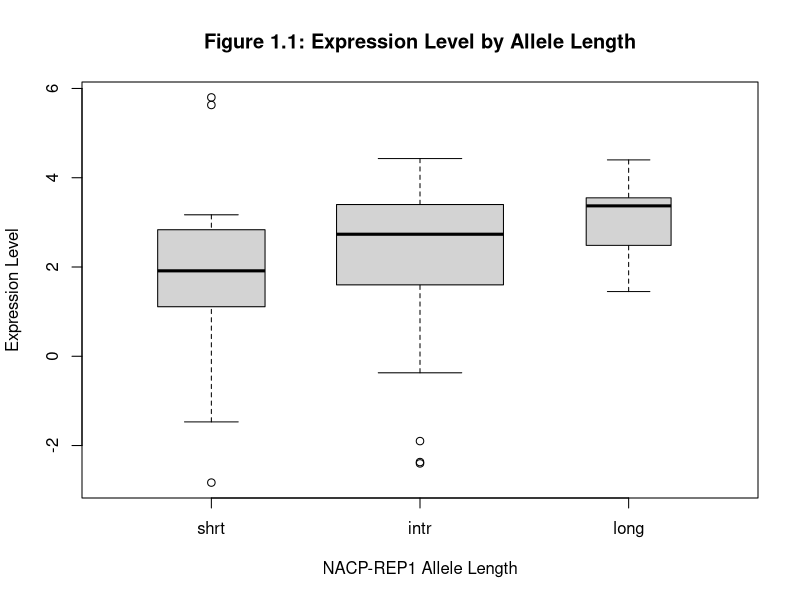
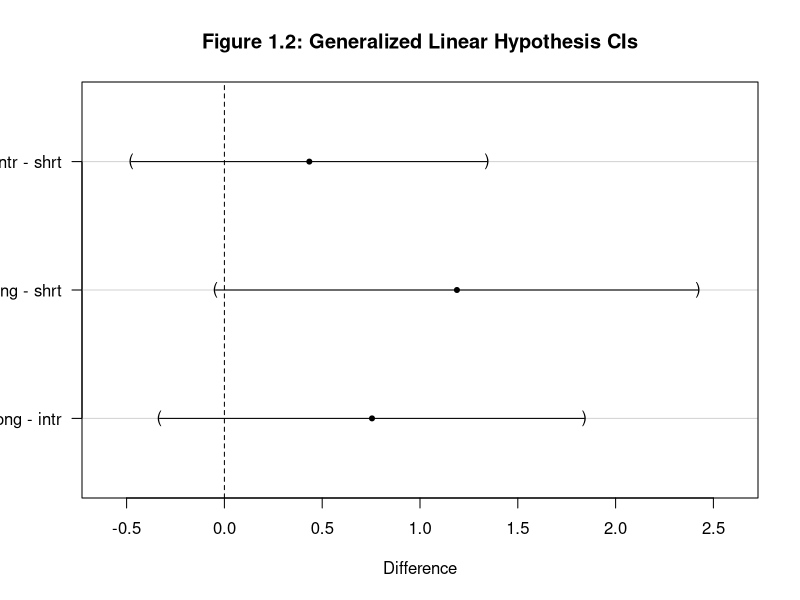
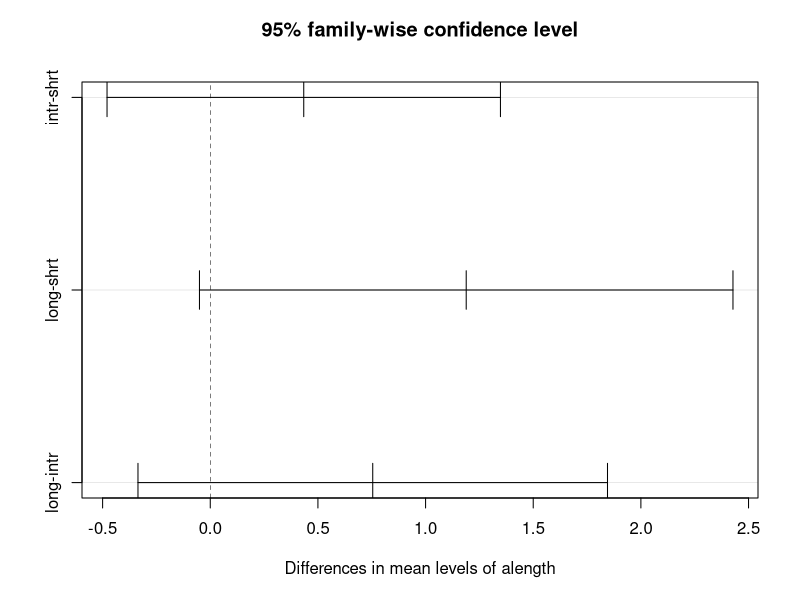
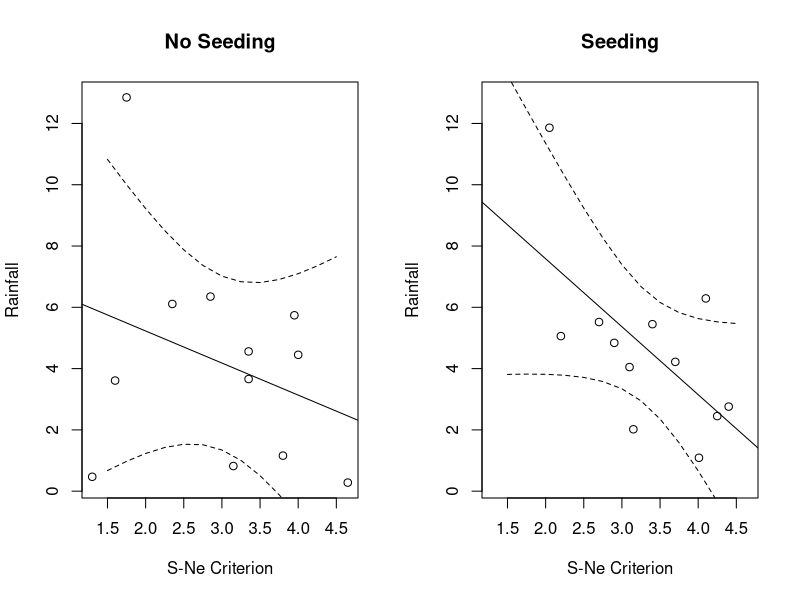
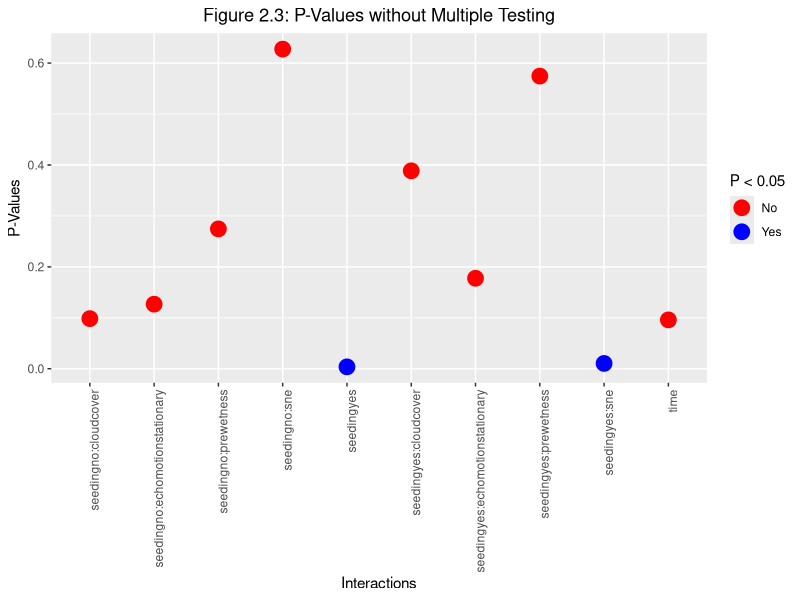
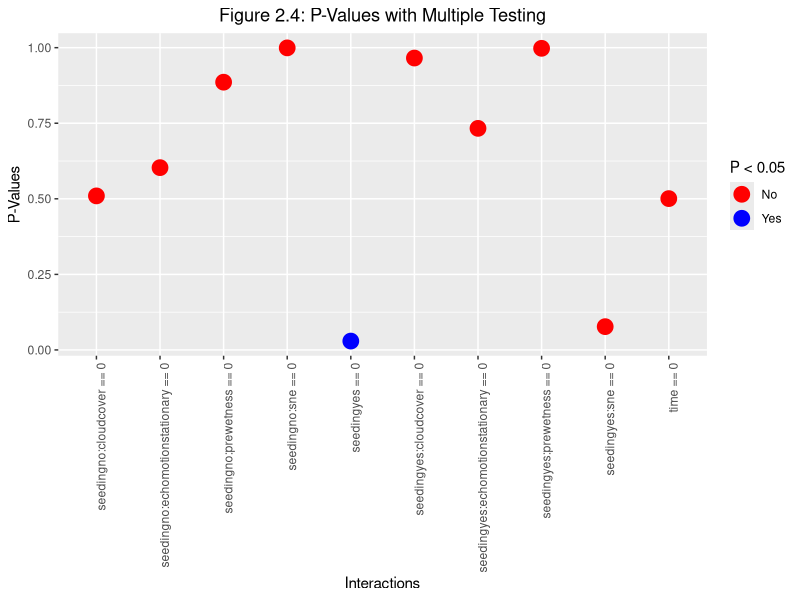

R code for these plots, in order:
## ---- chunk 1
knitr::opts_chunk$set(message=F,warning=F,echo=F,fig_height=10,fig_width=7,cache = F)
## ---- chunk 2
#install.packages("coin")
#install.packages("sandwich")
library(HSAUR3)         #clouds dataset
library(coin)           #alpha dataset
library(multcomp)       #glht function
library(sandwich)       #sandwich covariance matrix estimators
library(lme4)           #lmer
library(stats)          #statistics functions
library(knitr)          #kable
library(data.table)     #data manipulation
library(ggplot2)        #visualization
## ---- chunk 3
data("alpha", package = "coin")

# tapply(alpha$elevel, alpha$alength, mean)
# tapply(alpha$elevel, alpha$alength, sd)

# inspect data
n <- table(alpha$alength)
levels(alpha$alength) <- abbreviate(levels(alpha$alength))
plot(elevel ~ alength, data = alpha, varwidth = TRUE, ylab = "Expression Level", 
     xlab = "NACP-REP1 Allele Length", 
     main = "Figure 1.1: Expression Level by Allele Length")

# use glht 
amod <- aov(elevel ~ alength, data = alpha)
amod_glht <- glht(amod, linfct = mcp(alength = "Tukey"))
plot(confint(amod_glht), xlim = c(-0.6, 2.6), ylim = c(0.5, 3.5),
     main = "Figure 1.2: Generalized Linear Hypothesis CIs", xlab = "Difference")
paste("Figure 1.3")
summary(amod_glht)

# use TukeyHSD 
amod_hsd <- TukeyHSD(amod)
paste("Figure 1.4")
plot(amod_hsd)
paste("Figure 1.5")
amod_hsd
## ---- chunk 4
data("clouds", package = "HSAUR3")
## ---- chunk 5
confband <- function(subset, main) {
  mod <- lm(rainfall ~ sne, data = clouds, subset = subset)
  sne_grid <- seq(from = 1.5, to = 4.5, by = 0.25)
  K <- cbind(1, sne_grid)
  sne_ci <- confint(glht(mod, linfct = K))
  plot(rainfall ~ sne, data = clouds, subset = subset, 
       xlab = "S-Ne Criterion", main = main, ylab = "Rainfall",
       xlim = range(clouds$sne),
       ylim = range(clouds$rainfall))
  abline(mod)
  lines(sne_grid, sne_ci$confint[,2], lty = 2)
  lines(sne_grid, sne_ci$confint[,3], lty = 2)
}
## ---- chunk 6
layout(matrix(1:2, ncol = 2))
confband(clouds$seeding == "no", main = "No Seeding")
confband(clouds$seeding == "yes", main = "Seeding")
## ---- chunk 7
# create clouds_formula like ch.6
clouds_formula <- rainfall ~ seeding + seeding:(sne + cloudcover + prewetness + 
                                                  echomotion) + time

# create model with cloud_formula
clouds_lm <- lm(clouds_formula, data = clouds)
lm_sum <- summary(clouds_lm)

# define K matrix
K <- diag(length(coef(clouds_lm)))[-1,]
rownames(K) <- names(coef(clouds_lm))[-1]
# fit glht model using K matrix
clouds_glht <- glht(clouds_lm, linfct = K)

# test global hypothesis with interaction terms == 0
glht_f <- summary(clouds_glht, test = Ftest())
kable(glht_f$test$pvalue, col.names = "Global Hypothesis Test P-Value",
      caption = "Figure 2.1: P-Value of Model with All Interaction Terms = 0")

# test all hypothesis using p-values of each interaction assuming == 0
glht_sum <- summary(clouds_glht)
glht_p <- as.data.frame(glht_sum$coef[-1])
glht_p <- as.data.frame(row.names(glht_p))
glht_p$attribute <- paste(glht_p$`row.names(glht_p)`,"== 0")
glht_p$`row.names(glht_p)` <- NULL
glht_p <- as.data.frame(cbind(glht_p, glht_sum$test$pvalues[1:10]))
colnames(glht_p)[2] <- "pvalue"
kable(glht_p, caption = "Figure 2.2: P-Value Corresponding to Each Interaction Term = 0")
## ---- chunk 8
# create dataframe of p-values from linear model for comparison
lm_p <- as.data.frame(lm_sum$coefficients[,4])
names <- rownames(lm_p)
rownames(lm_p) <- NULL
lm_p <- cbind(names, lm_p)
colnames(lm_p) <- c("attribute", "pvalue")
lm_p <- lm_p[-1,]
lm_p$significant <- with(lm_p, ifelse(pvalue < 0.05, 1, 0))
glht_p$significant <- with(glht_p, ifelse(pvalue < 0.05, 1, 0))

ggplot(lm_p, aes(x = attribute, y = pvalue, color = factor(significant))) +
  geom_point(size = 5) +
  theme(axis.text.x = element_text(angle = 90, hjust = 1),
        plot.title = element_text(hjust = 0.5)) +
  scale_color_manual(labels = c("No", "Yes"), 
                     values = c("red", "blue")) +
  labs(x = "Interactions", y = "P-Values", color = "P < 0.05",
       title = "Figure 2.3: P-Values without Multiple Testing")
  
ggplot(glht_p, aes(x = attribute, y = pvalue, color = factor(significant))) +
  geom_point(size = 5) +
  theme(axis.text.x = element_text(angle = 90, hjust = 1),
        plot.title = element_text(hjust = 0.5)) +
  scale_color_manual(labels = c("No", "Yes"), 
                     values = c("red", "blue")) +
  labs(x = "Interactions", y = "P-Values", color = "P < 0.05",
       title = "Figure 2.4: P-Values with Multiple Testing")
## ---- chunk 9
data("womensrole", package = "HSAUR3")

# recreate model from 7.7
fm2 <- cbind(agree, disagree) ~ gender * education
womensrole_glm_2 <- glm(fm2, data = womensrole, family = binomial())
wr_glm_sum <- summary(womensrole_glm_2)

# run test with coef == 0
K <- diag(length(coef(womensrole_glm_2)))[-1,]
rownames(K) <- names(coef(womensrole_glm_2))[-1]
womensrole_ht <- glht(womensrole_glm_2, linfct = K)
wr_ht_sum <- summary(womensrole_ht)

# get p-vals from glht model
wr_ht_p <- as.data.frame(wr_ht_sum$coef[-1])
wr_ht_p <- as.data.frame(row.names(wr_ht_p))
wr_ht_p$attribute <- paste(wr_ht_p$`row.names(wr_ht_p)`,'==0')
wr_ht_p$`row.names(wr_ht_p)` <- NULL
wr_ht_p <- as.data.frame(cbind(wr_ht_p, wr_ht_sum$test$pvalues[1:3]))
colnames(wr_ht_p)[2] <- "p-value"

# compare p-vals
womensrole_df <- cbind(wr_glm_sum$coefficients[2:4,4], wr_ht_p)
womensrole_df <- setDT(womensrole_df, keep.rownames = TRUE)[]
colnames(womensrole_df) <- c("attributes", "glm p-values", "attributes", "ht p-values")
kable(womensrole_df, row.names = FALSE, 
      caption = "Figure 3.1: Comparison of P-Values by Model")
